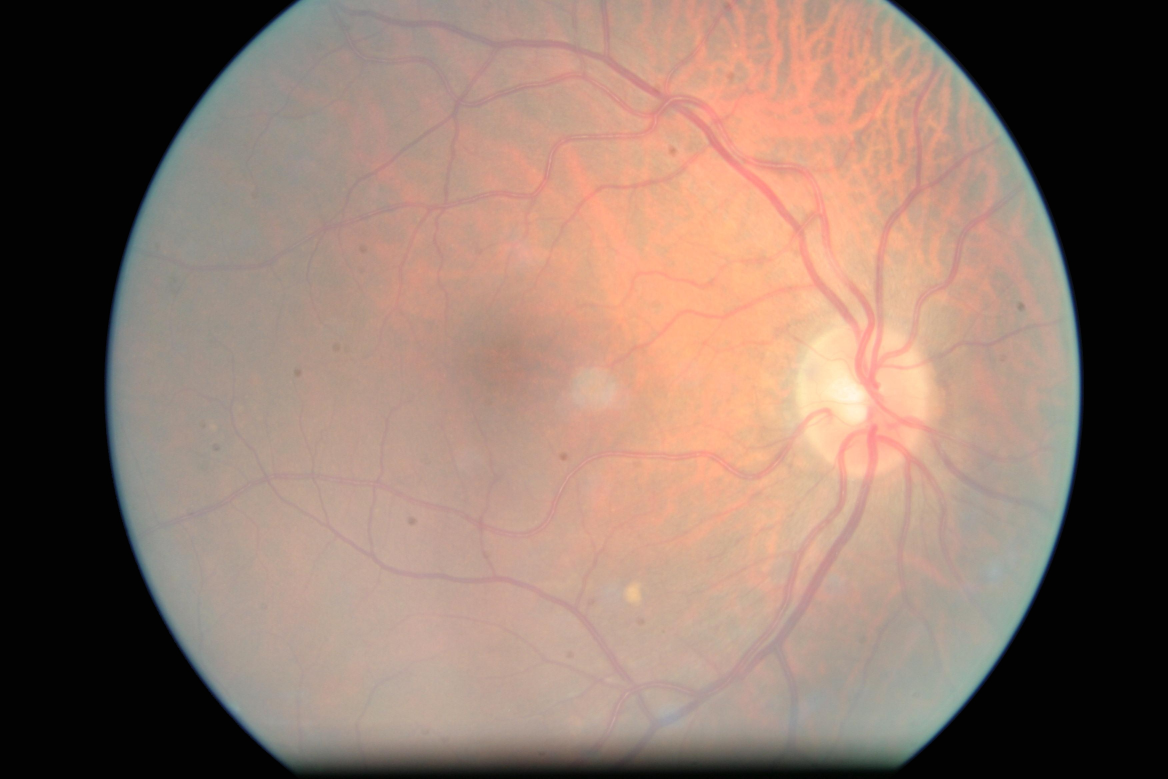
#> input picture Glaucoma_Balanced_Dataset/JustRAIGS/TRAIN000054.jpg, 3504 x 2336 px (shown at 1/3 size); its folder holds 4 pictures in this run
$ jupyter execute --allow-errors 'Preprocessing on 30 images for input to Label Studio.ipynb'
#> lines starting #> are read from the running program, lines starting #| are printed output that depends on the picture
[cell 1]
#pip install label-studio

#this is the line for reference to start the label-studio local machine
#label-studio start

[cell 2]
#code written by Matthew Miller (adapted from chatGPT and prior code from class)

[cell 3]
import tensorflow as tf
from tensorflow.keras import layers, models

import pandas as pd
import matplotlib.pyplot as plt
import cv2
import os
import numpy as np

import random
import itertools

from collections import defaultdict

## Set the image folder and read the CSV file (the CSV files and the images must be in a single folder)

[cell 4]
# Folder containing the image files and the corresponding CSV file
folder_path = "Glaucoma_Balanced_Dataset/JustRAIGS"
csv_file = "JustRAIGS_Train_labels_balance.csv"
csv_path = os.path.join(folder_path,csv_file)
print(csv_path)

# Read the CSV file containing the image filenames and classifications
#> (the rest of this cell did not finish here and is left out)

[cell 5]
# Function to find the smallest horizontal and vertical pixel values in a dataset
def find_smallest_pixel_values(dataset_folder):
#> called with dataset_folder = 'Glaucoma_Balanced_Dataset/JustRAIGS'
    smallest_horizontal = float('inf')
    smallest_vertical = float('inf')

    # Iterate over all files in the dataset folder
    for filename in os.listdir(dataset_folder):
        if filename.endswith(".jpg"):
            # Read the image using OpenCV
            image_path = os.path.join(dataset_folder, filename)
            image = cv2.imread(image_path)
#> image is the input picture: shape (2336, 3504, 3); mean B, G, R 105, 117.2, 141

            if image is not None:
                # Get image dimensions (height and width)
                height, width, _ = image.shape
#> height = 2336; width = 3504

                # Update smallest horizontal and vertical pixel values
                if width < smallest_horizontal:
                    smallest_horizontal = width
#> smallest_horizontal = 3504

                if height < smallest_vertical:
                    smallest_vertical = height
#> smallest_vertical = 2336

    return smallest_horizontal, smallest_vertical

# Example usage:
smallest_horizontal, smallest_vertical = find_smallest_pixel_values(folder_path)
#> smallest_horizontal = 2560; smallest_vertical = 1920

print("Smallest horizontal pixel value:", smallest_horizontal)
#| Smallest horizontal pixel value: 2560
print("Smallest vertical pixel value:", smallest_vertical)
#| Smallest vertical pixel value: 1920

[cell 6]
## The output of the above line of code for the balanced data set is as follows:
# Smallest horizontal pixel value: 1024
# Smallest vertical pixel value: 682

# There are only 3 images with that small of an image size
#Based on this, we will likely choose a square size of 682 x 682 pixels so that interpolation does not have to be done

[cell 7]
## Based on the distribution below, the vast majority of the images are at least 1725 x 1725 or larger
#(99% of the images will require no interpolation)

[cell 8]
def get_image_sizes_and_counts(dataset_folder):
#> called with dataset_folder = 'Glaucoma_Balanced_Dataset/JustRAIGS'
    image_sizes_count = defaultdict(int)

    # Iterate over all files in the dataset folder
    for filename in os.listdir(dataset_folder):
        if filename.endswith(".jpg"):
            # Read the image using OpenCV
            image_path = os.path.join(dataset_folder, filename)
            image = cv2.imread(image_path)

            if image is not None:
                # Get image dimensions (height and width)
                height, width, _ = image.shape
#> height = 2336; width = 3504

                # Record the image size (width x height)
                image_size = (width, height)
#> image_size = (3504, 2336)
                image_sizes_count[image_size] += 1

    return image_sizes_count

def display_image_sizes_and_histogram(image_sizes_count):
    # Display a list of unique image sizes
    print("List of Different Image Sizes:")
    for image_size, count in image_sizes_count.items():
        print(f"Image Size: {image_size} | Count: {count}")

    # Create a histogram of image sizes occurrences
    sizes = list(image_sizes_count.keys())
    counts = list(image_sizes_count.values())

    plt.figure(figsize=(12, 8))
    plt.bar(range(len(sizes)), counts, align='center')
    plt.xticks(range(len(sizes)), sizes, rotation='vertical')
    plt.xlabel('Image Size (Width x Height)')
    plt.ylabel('Frequency')
    plt.title('Histogram of Image Sizes')
    plt.tight_layout()
    plt.show()
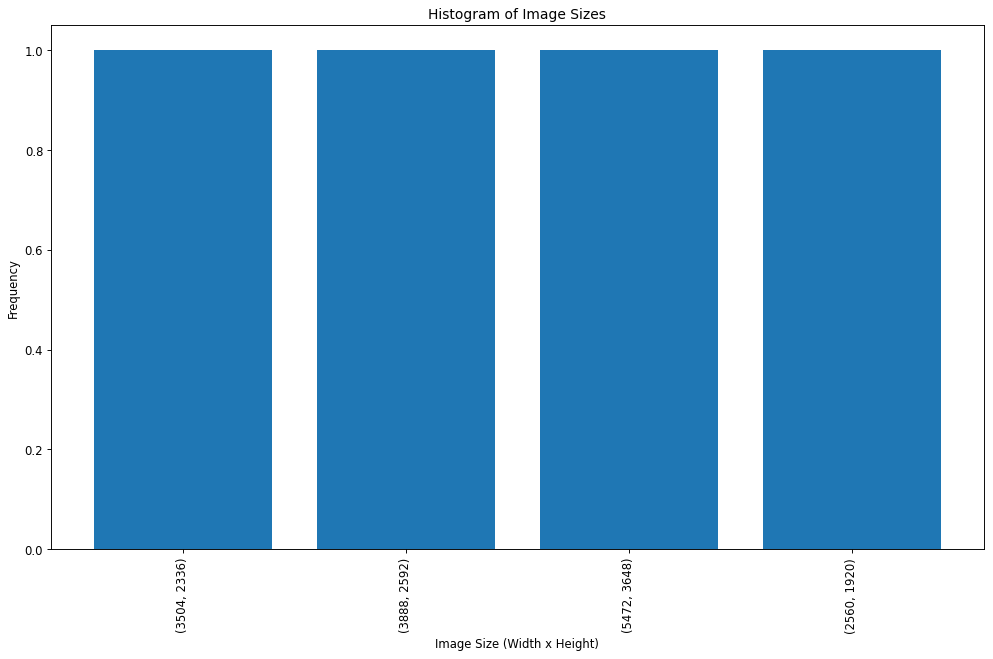
#> figure drawn by matplotlib, 1 panel

# Example usage:
image_sizes_count = get_image_sizes_and_counts(folder_path)
display_image_sizes_and_histogram(image_sizes_count)
